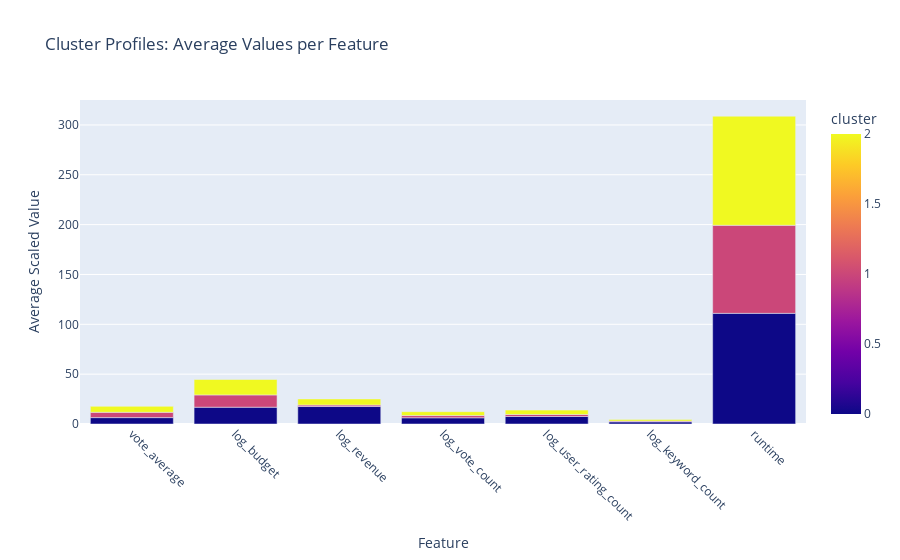

Notebook source saved alongside this figure:
### Code cell
cluster_profiles = df_clusters.groupby('cluster').mean(numeric_only=True)

cluster_profiles_melted = cluster_profiles.reset_index().melt(
    id_vars='cluster',
    var_name='feature',
    value_name='value'
)

fig = px.bar(
    cluster_profiles_melted,
    x='feature',
    y='value',
    color='cluster',
    barmode='group',
    title='Cluster Profiles: Average Values per Feature',
    labels={'value': 'Average Scaled Value', 'feature': 'Feature'}
)
fig.update_layout(xaxis_tickangle=45)
fig.show()

### Figure 1 — Plotly figure (JSON) as saved in the notebook; plotly's stock layout.template omitted (floating-point values rounded to 4 significant figures)
{"data": [{"alignmentgroup": "True", "hovertemplate": "Feature=%{x}<br>Average Scaled Value=%{y}<br>cluster=%{marker.color}<extra></extra>", "legendgroup": "", "marker": {"color": [0, 1, 2, 0, 1, 2, 0, 1, 2, 0, 1, 2, 0, 1, 2, 0, 1, 2, 0, 1, 2], "coloraxis": "coloraxis", "pattern": {"shape": ""}}, "name": "", "offsetgroup": "", "orientation": "v", "showlegend": false, "textposition": "auto", "type": "bar", "x": ["vote_average", "vote_average", "vote_average", "log_budget", "log_budget", "log_budget", "log_revenue", "log_revenue", "log_revenue", "log_vote_count", "log_vote_count", "log_vote_count", "log_user_rating_count", "log_user_rating_count", "log_user_rating_count", "log_keyword_count", "log_keyword_count", "log_keyword_count", "runtime", "runtime", "runtime"], "xaxis": "x", "y": [6.399, 5.318, 5.987, 16.85, 12.34, 15.44, 17.52, 1.539, 6.072, 6.215, 2.255, 3.869, 7.522, 2.032, 4.409, 2.203, 0.7401, 1.622, 111.0, 88.34, 109.4], "yaxis": "y"}], "layout": {"barmode": "group", "coloraxis": {"colorbar": {"title": {"text": "cluster"}}, "colorscale": [[0, "#0d0887"], [0.1111, "#46039f"], [0.2222, "#7201a8"], [0.3333, "#9c179e"], [0.4444, "#bd3786"], [0.5556, "#d8576b"], [0.6667, "#ed7953"], [0.7778, "#fb9f3a"], [0.8889, "#fdca26"], [1, "#f0f921"]]}, "legend": {"tracegroupgap": 0}, "title": {"text": "Cluster Profiles: Average Values per Feature"}, "xaxis": {"anchor": "y", "domain": [0, 1], "tickangle": 45, "title": {"text": "Feature"}}, "yaxis": {"anchor": "x", "domain": [0, 1], "title": {"text": "Average Scaled Value"}}}}
